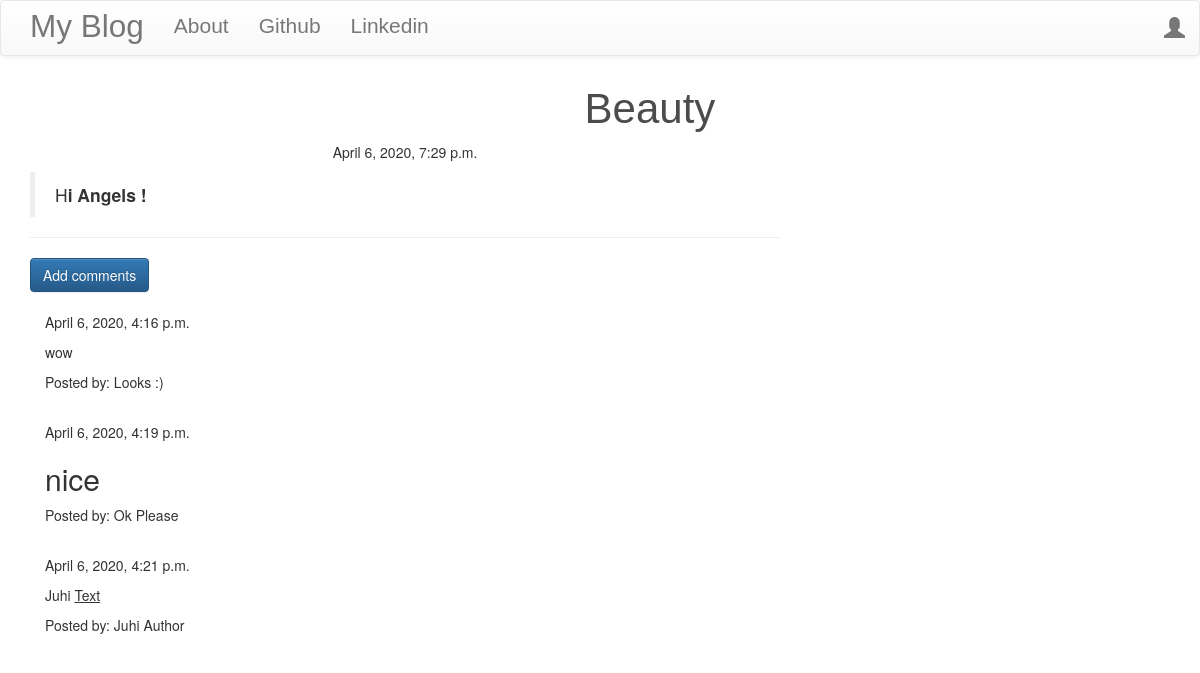
The page /post/5 on the database its author committed.
### blog/models.py (models this page shows, shortened)
class Post(models.Model):
    ''' used auth.User as at-least one valid user i.e. user himself will be present as author'''
    author = models.ForeignKey('auth.User', on_delete=models.DO_NOTHING)
    title = models.CharField(max_length=200)
    text = models.TextField()
    created_date = models.DateTimeField(default=timezone.now)
    ''' blank=True when we dont want to publish it yet '''
    ''' null=True when we dont have publication date whatsoever, leaving it empty '''
    published_date = models.DateTimeField(blank=True, null=True)
    ''' if publish button will get a hit, then that current time will be saved '''
    def publish(self):
        self.published_date = timezone.now()
        self.save()
    ''' there will be some list of comments, some will be approved and some may not '''
    ''' here filtering of comments are done on the basis of if they are approved and show them on this website '''
    ''' approved_comment is coming from Comment's class approved_comment field (as Comment is Foreign key to Post) '''
    ''' after the post is created where should the post go ? so use get_absolute_url() '''
    ''' post should go to details page with the primary key of the post just created '''
    ''' used pk as we need to go to the specific post for which need to use pk (also used in urls.py '''
    def get_absolute_url(self):
        return reverse("post_detail", kwargs={'pk': self.pk})

class Comment(models.Model):
    post = models.ForeignKey('blog.Post', related_name='comments', on_delete=models.CASCADE)    # ---> 1111
    author = models.CharField(max_length=200)
    text = models.TextField()
    created_date = models.DateTimeField(default=timezone.now)
    approved_comment = models.BooleanField(default=False)
    ''' Its like publish function '''
    ''' after the post is created where should the post go ? so use get_absolute_url() '''
    ''' post should go to list-page (no pk as all posts are shown in page having list of posts) '''
    def get_absolute_url(self):
        return reverse('post_list')

### blog/views.py (the view)
# urls.py: url(r'^post/(?P<pk>\d+)$', views.PostDetailView.as_view(), name='post_detail'),
class PostDetailView(DetailView):
    model = Post

### blog/templates/blog/post_detail.html (shortened to what this page needs)
{% extends 'blog/base.html' %}
{% block content %}
    <h1 class="posttitle loader">{{ post.title }}</h1>
    {% if post.published_date %}
        <div class="date postdate">
            {{ post.published_date }}
        </div>
        {% else %}
            <a class="btn btn-default" href="{% url 'post_publish' pk=post.pk %}">Publish</a>
    {% endif %}
    <p class="postcontent">{{ post.text|safe|linebreaksbr }}</p>
    <hr>
    <a class="btn btn-primary" href="{% url 'add_comment_to_post' pk=post.pk %}">Add comments</a>
    <div class="container">
        {% for comment in post.comments.all %}
        <br>
            {% if user.is_authenticated or comment.approved_comment %}
                {{ comment.created_date }}
                    <p>{{ comment.text|safe|linebreaks }}</p>
                    <p>Posted by: {{ comment.author }}</p>
            {% endif %}
                {% empty %}
                    <p>No Comments !</p>
        {% endfor %}
    </div>
{% endblock %}

### blog/templates/blog/base.html (shortened to what this page needs)
<!DOCTYPE html>
{% load static %}
<html lang="en">
<head>
    <link rel="stylesheet" href="https://maxcdn.bootstrapcdn.com/bootstrap/3.3.7/css/bootstrap.min.css">
    <link rel="stylesheet" href="https://maxcdn.bootstrapcdn.com/bootstrap/3.3.7/css/bootstrap-theme.min.css">
    <link rel="stylesheet" href="//cdn.jsdelivr.net/medium-editor/latest/css/medium-editor.min.css" type="text/css" media="screen" charset="utf-8">
    <link rel="stylesheet" href="{% static 'css/blog.css' %}">
</head>
<body class="loader">
    <nav class="navbar navbar-default techfont custom-navbar">
        <div class="container">
            <ul class="nav navbar-nav">
                <li><a class="navbar-brand bigbrand" href="{% url 'post_list' %}">My Blog</a></li>
                <li><a href="{% url 'about' %}">About</a></li>
                <li><a href="www.github.com">Github</a></li>
                <li><a href="www.linkedin.com">Linkedin</a></li>
            </ul>
            <ul class="nav navbar-nav navbar-right">
                {% if user.is_authenticated %}
                <li>
                    <a href="{% url 'post_new' %}">New Post</a>
                </li>
                <li>
                    <a href="{% url 'post_draft_list' %}">Drafts</a>
                </li>
                <li>
                    <a href="{% url 'logout' %}">Log Out</a>
                </li>
                <li>
                    <a>Welcome: {{ user.username }}</a>
                </li>
                {% else %}
                    <li><a class="nav navbar-right" href="{% url 'login' %}"><span class="glyphicon glyphicon-user"></span></a></li>
                {% endif %}
            </ul>
        </div>
    </nav>
    <div class="content container">
        <div class="row">
            <div class="col-md-8">
                <div class="blog_posts">
                    {% block content %}
                    {% endblock %}
                </div>
            </div>
        </div>
    </div>
</body>
</html>

### blog/static/css/blog.css (style rules this page uses)
h1 { font-family: Oak,sans-serif; color: rgba(0,0,0,0.7); position:relative; top:calc(50% - 80px); left:calc(50% - 130px); }
.loader { filter:hue-rotate(0deg); color:linear-gradient(45deg,#0f8,#08f); animation:hue 10000ms infinite linear; }
.techfont { font-family: 'Slabo', sans-serif; font-size: 1.5em; margin-bottom: 10px; }
.bigbrand { font-size: 1.5em; }
.postdate { text-align: center; }
.posttitle { font-family: 'Slabo', sans-serif; font-size: 3em; text-align: center; }
.postcontent { font-family: 'Gotu', sans-serif; font-size: 1.5em; }

### rows shown on the page
Post: title "Beauty", published_date "April 6, 2020, 7:29 p.m.", text "H i Angels !"
Comment: created_date "April 6, 2020, 4:16 p.m.", text "wow", author "Looks :)"
Comment: created_date "April 6, 2020, 4:19 p.m.", text "nice", author "Ok Please"
Comment: created_date "April 6, 2020, 4:21 p.m.", text "Juhi Text", author "Juhi Author"
